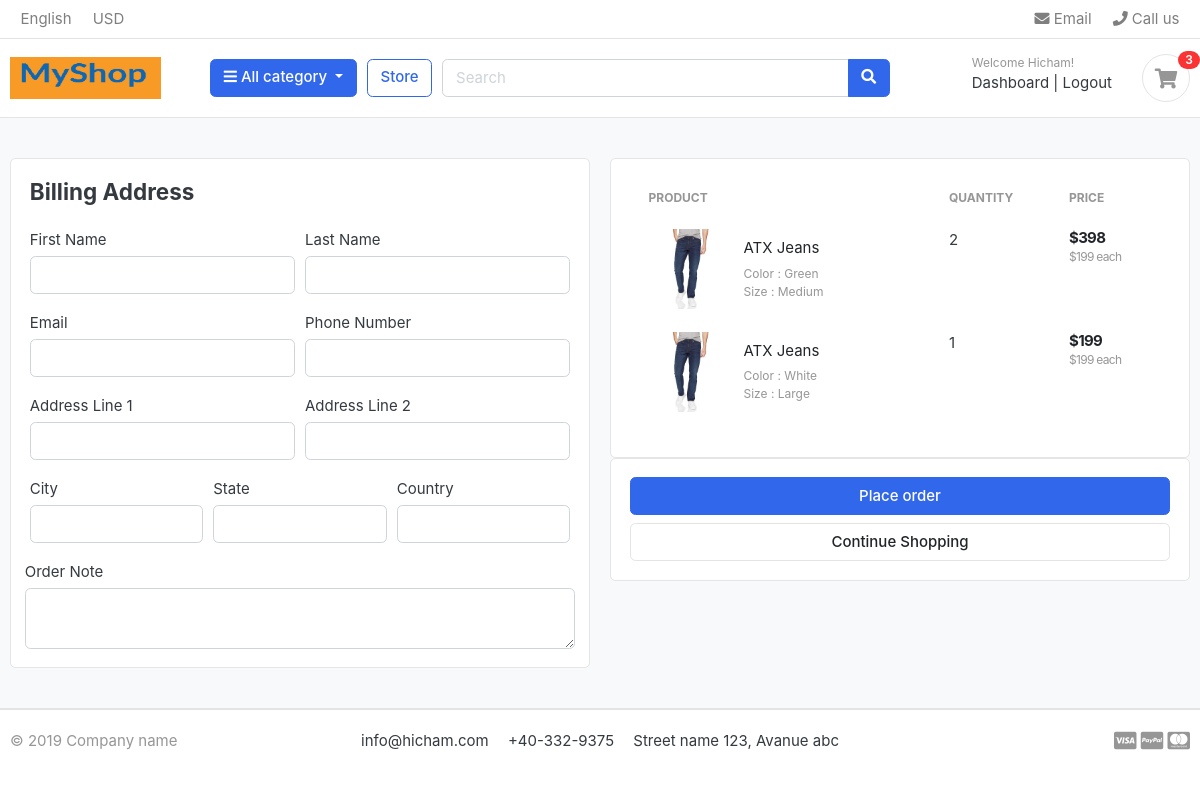
The page /cart/checkout/ (signed in) on the database as committed earlier.
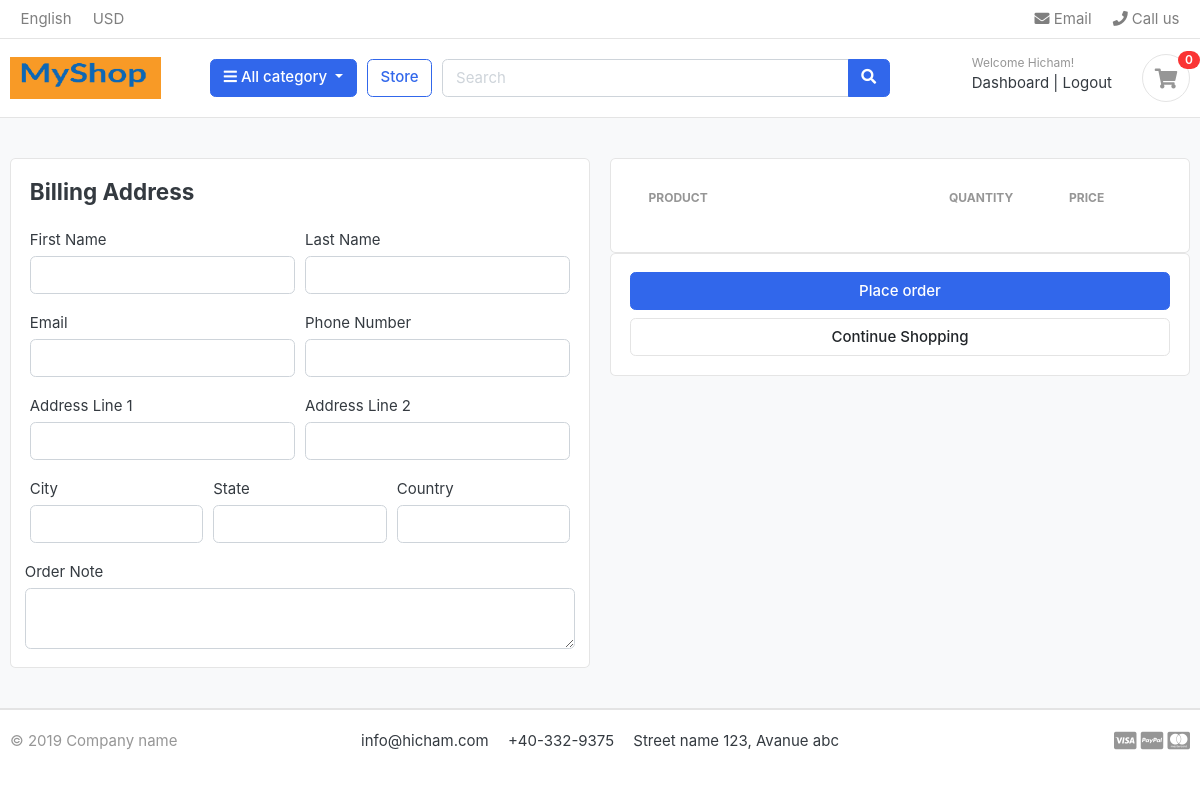
The same page on the database as committed later.
### carts/models.py (models this page shows, shortened)
class CartItem(models.Model):
    user=models.ForeignKey(Account, on_delete=models.CASCADE, null=True)
    product = models.ForeignKey(Product, on_delete=models.CASCADE)
    variations = models.ManyToManyField(Variation, blank=True)
    cart = models.ForeignKey(Cart, on_delete=models.CASCADE, null=True)
    quantity = models.IntegerField()
    is_active = models.BooleanField(default=True)
    def sub_total(self):
        return self.product.price * self.quantity

### store/models.py (models this page shows, shortened)
class Product(models.Model):
    product_name = models.CharField(max_length=200, unique=True)
    slug = models.SlugField(max_length=200, unique =True)
    description = models.TextField(max_length=500, blank=True)
    price =models.IntegerField()
    images = models.ImageField(upload_to='photos/products')
    stock = models.IntegerField()
    is_available = models.BooleanField(default=True)
    category = models.ForeignKey(Category,  on_delete=models.CASCADE)
    created_date = models.DateTimeField(auto_now_add=True)
    modified_date = models.DateTimeField(auto_now=True)
    def get_url(self):
        return reverse('product_detail', args=[self.category.slug, self.slug])

class Variation(models.Model):
    product = models.ForeignKey(Product, on_delete=models.CASCADE)
    variation_category = models.CharField(max_length=100, choices= variation_category_choice)
    variation_value = models.CharField(max_length=100)
    is_active = models.BooleanField(default=True)
    created_date = models.DateTimeField(auto_now=True)
    objects =VariationManager()

### carts/views.py (the view)
# urls.py: path('checkout/', views.checkout, name='checkout'),
@login_required(login_url='login')
def checkout(request, total =0, quantity=0, cart_items=None):
    try:
        tax = 0
        grand_total =0
        if request.user.is_authenticated:
            cart_items = CartItem.objects.filter(user=request.user, is_active=True)
        else:
            cart= Cart.objects.get(cart_id=_cart_id(request))
            cart_items = CartItem.objects.filter(cart=cart, is_active=True)
        for cart_item in cart_items:
            total += (cart_item.product.price * cart_item.quantity)
            quantity += cart_item.quantity
        tax = (2* total)/100
        grand_total = total + tax
    except ObjectDoesNotExist:
        pass
    context ={
        'total': total,
        'quantity': quantity,
        'cart_items': cart_items,
        'tax': tax,
        'grand_total': grand_total,
    }
    return render(request, 'store/checkout.html', context)

### carts/context_processors.py (called while the page is built)
def counter(request):
    cart_count = 0
    if 'admin' in request.path:
        return{}
    else:
        try:
            cart= Cart.objects.filter(cart_id=_cart_id(request))
            if request.user.is_authenticated:
                cart_items= CartItem.objects.all().filter(user=request.user)
            else:
                cart_items = CartItem.objects.all().filter(cart=cart[:1])
            for cart_item in cart_items:
                cart_count += cart_item.quantity
        except Cart.DoesNotExist:
            cart_count = 0
    return dict(cart_count=cart_count)

### carts/views.py (called while the page is built)
def _cart_id(request):
    cart = request.session.session_key
    if not cart:
        cart=request.session.create()
    return cart

### category/context_processors.py (called while the page is built)
def menu_links(request):
    links = Category.objects.all()
    return dict(links=links)

### category/models.py (called while the page is built)
    def get_url(self):
        return reverse('products_by_category', args=[self.slug])

### templates/store/checkout.html (shortened to what the changed rows need)
{% extends 'base.html' %}
{% load static %}
{% block content %}
<section class="section-content padding-y bg">
    <div class="container">
        <div class="row">
            <aside class="col-lg-6">
                <div class="card">
                    <div class="card-body">
                    <table class="table table-borderless table-shopping-cart">
                        <thead class="text-muted">
                        <tr class="small text-uppercase">
                            <th scope="col">Product</th>
                            <th scope="col" width="120">Quantity</th>
                            <th scope="col" width="120">Price</th>
                        </tr>
                        </thead>
                        <tbody>
                        {% for cart_item in cart_items %}
                            <tr>
                                <td>
                                    <figure class="itemside align-items-center">
                                        <div class="aside">
                                            <img src="{{ cart_item.product.images.url }}" class="img-sm">
                                        </div>
                                        <figcaption class="info">
                                            <a href="{{ cart_item.product.get_url }}" class="title text-dark">
                                                {{ cart_item.product.product_name }}</a>
                                            <p class="text-muted small">
                                                {% if cart_item.variations.all %}
                                                    {% for item in cart_item.variations.all %}
                                                        {{ item.variation_category | capfirst }} :
                                                        {{ item.variation_value | capfirst}}<br>
                                                    {% endfor %}
                                                {% endif %}
                                            </p>
                                        </figcaption>
                                    </figure>
                                </td>
                                <td>
                                    <label for="">{{ cart_item.quantity }}</label>
                                </td>
                                <td>
                                    <div class="price-wrap">
                                        <var class="price">${{ cart_item.sub_total }}</var>
                                        <small class="text-muted"> ${{ cart_item.product.price }} each </small>
                                    </div>
                                </td>
                            </tr>
                        {% endfor %}
                        </tbody>
                    </table>
                    </div>
                </div>
            </aside>
        </div>
    </div>
</section>
{% endblock %}

### templates/includes/navbar.html (shortened to what this page needs)
{% load static %}
<header class="section-header">
<nav class="navbar p-md-0 navbar-expand-sm navbar-light border-bottom">
<div class="container">
  <div class="collapse navbar-collapse" id="navbarTop4">
    <ul class="navbar-nav mr-auto">
    	<li class="nav-item dropdown">
		 	<a href="#" class="nav-link">   English </a>
		</li>
		<li class="nav-item dropdown">
			<a href="#" class="nav-link"> USD </a>
		</li>
    </ul>
    <ul class="navbar-nav">
		<li><a href="#" class="nav-link"> <i class="fa fa-envelope"></i> Email </a></li>
		<li><a href="#" class="nav-link"> <i class="fa fa-phone"></i> Call us </a></li>
	</ul>
  </div>
</div>
</nav>
<section class="header-main border-bottom">
	<div class="container">
<div class="row align-items-center">
	<div class="col-lg-2 col-md-3 col-6">
    <a href="{% url 'home' %}" class="brand-wrap">
      <img class="logo" src="{% static './images/logome.png' %}">
    </a>
	</div>
	<div class="col-lg col-sm col-md col-6 flex-grow-0">
		<div class="category-wrap dropdown d-inline-block float-right">
			<button type="button" class="btn btn-primary dropdown-toggle" data-toggle="dropdown">
				<i class="fa fa-bars"></i> All category
			</button>
		</div>
	</div>
	<a href="{% url 'store' %}" class="btn btn-outline-primary">Store</a>
	<div class="col-lg  col-md-6 col-sm-12 col">
		<form action="{% url 'search' %}" class="search" method='GET'>
			<div class="input-group w-100">
			    <input type="text" class="form-control" style="width:60%;" placeholder="Search" name='keyword'>
			    <div class="input-group-append">
			      <button class="btn btn-primary" type="submit">
			        <i class="fa fa-search"></i>
			      </button>
			    </div>
		    </div>
		</form>
	</div>
	<div class="col-lg-3 col-sm-6 col-8 order-2 order-lg-3">
				<div class="d-flex justify-content-end mb-3 mb-lg-0">
          {% if user.id is None %}
					<div class="widget-header">
						<small class="title text-muted">Welcome guest!</small>
						<div>
							<a href="{% url 'login' %}">Sign in</a> <span class="dark-transp"> | </span>
							<a href="{% url 'register' %}"> Register</a>
						</div>
					</div>
          {% else %}
          <div class="widget-header">
            <small class="title text-muted">Welcome {{user.first_name}}!</small>
            <div>
              <a href="{% url 'dashboard' %}">Dashboard</a> <span class="dark-transp"> | </span>
              <a href="{% url 'logout' %}"> Logout</a>
            </div>
          </div>
          {% endif %}
					<a href="{% url 'cart' %}" class="widget-header pl-3 ml-3">
						<div class="icon icon-sm rounded-circle border"><i class="fa fa-shopping-cart"></i></div>
						<span class="badge badge-pill badge-danger notify">{{cart_count}}</span>
					</a>
				</div>
			</div>
</div>
	</div>
</section>
</header>

Rows that differ between the two databases and show on the page:
removed CartItem: product.images (picture), product.product_name "ATX Jeans", quantity "2", sub_total "398", product.price "199"
no longer on this page (row unchanged): Variation: variation_category "Color", variation_value "Green", shown under "ATX Jeans"
no longer on this page (row unchanged): Variation: variation_category "Size", variation_value "Medium", shown under "ATX Jeans"
removed CartItem: product.images (picture), product.product_name "ATX Jeans", quantity "1", sub_total "199", product.price "199"
no longer on this page (row unchanged): Variation: variation_category "Color", variation_value "White", shown under "ATX Jeans"
no longer on this page (row unchanged): Variation: variation_category "Size", variation_value "Large", shown under "ATX Jeans"
Other text that changed with them:
{{ cart_count }}: "3" → "0"
